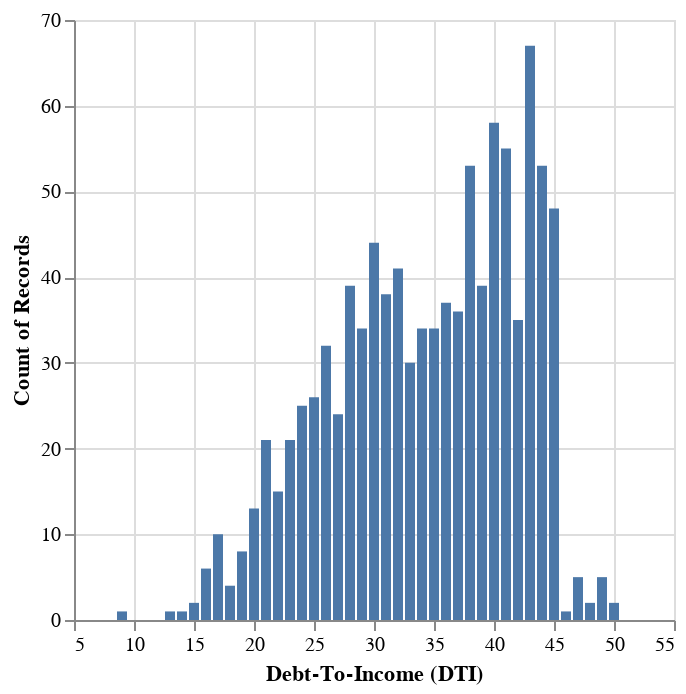

The code cell stored with this chart in its notebook:
### Code cell
alt.Chart(c_df_orig.sample(1000)).mark_bar().\
    encode(x = 'Debt-To-Income (DTI)', y = 'count()')

### Figure 1 — Vega-Lite specification as saved in the notebook (floating-point values rounded to 4 significant figures; data arrays with more than 128 entries replaced by an {"elided": "..."} marker saying what was removed)
{"config": {"view": {"continuousWidth": 300, "continuousHeight": 300}}, "data": {"name": "data-5cfb5855db0a42013dd4462405d41e56"}, "mark": {"type": "bar"}, "encoding": {"x": {"field": "Debt-To-Income (DTI)", "type": "quantitative"}, "y": {"aggregate": "count", "type": "quantitative"}}, "$schema": "https://vega.github.io/schema/vega-lite/v5.8.0.json", "datasets": {"data-5cfb5855db0a42013dd4462405d41e56": {"elided": "1000 records"}}}
